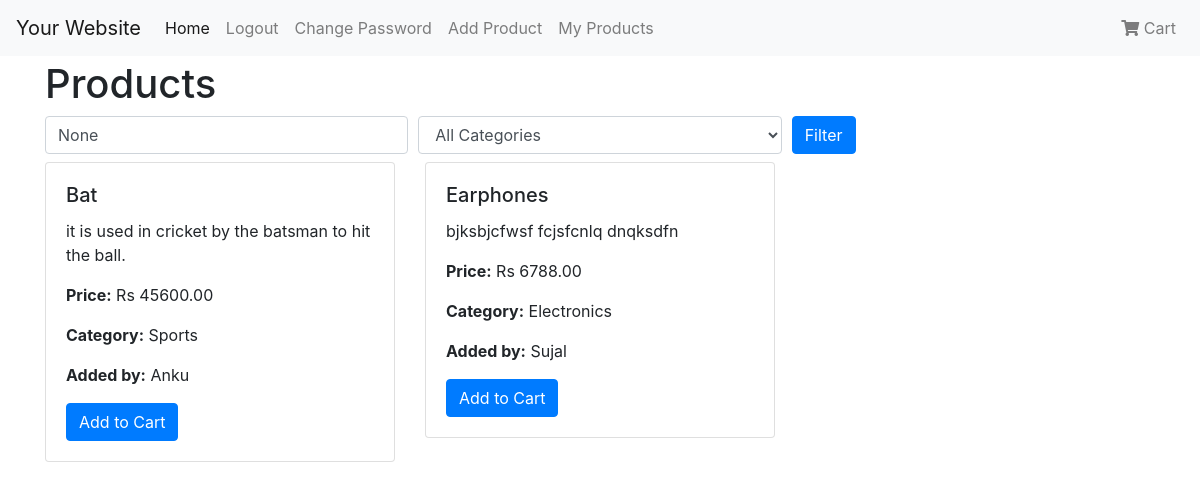
Page /home/ (signed in) on the earlier database version.
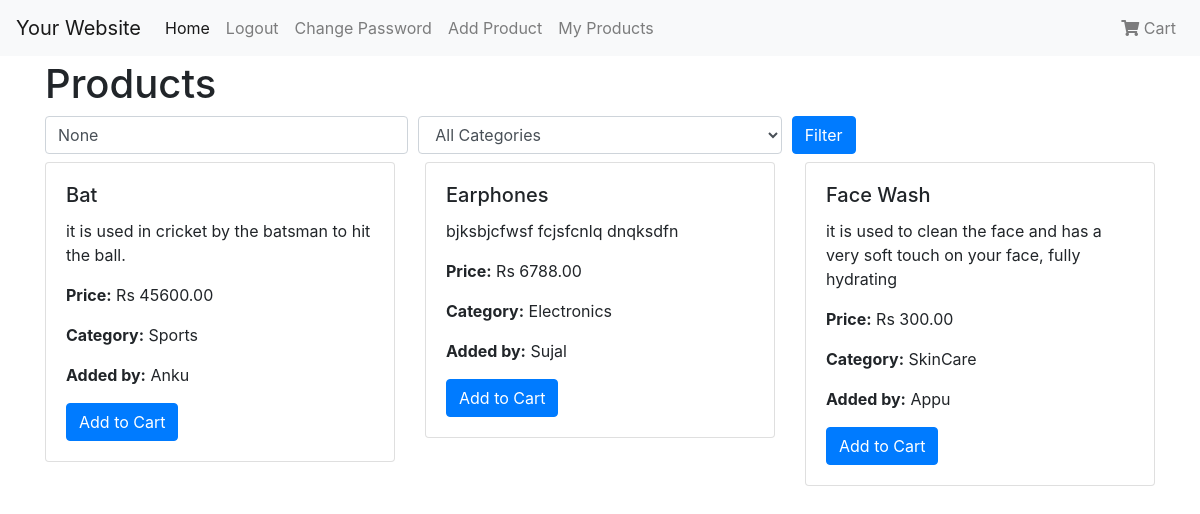
Same page on the later database version.
### account/models.py (models this page shows, shortened)
class Product(models.Model):
    name = models.CharField(max_length=100)
    category = models.ForeignKey(ProductCategory, on_delete=models.CASCADE)
    description = models.TextField()
    price = models.DecimalField(max_digits=10, decimal_places=2)
    users = models.ManyToManyField(User, related_name='products')
    created_by = models.ForeignKey(User, on_delete=models.CASCADE, null=True, related_name='created_products')

class ProductCategory(models.Model):
    name = models.CharField(max_length=100)
    users = models.ManyToManyField(User, related_name='categories')

### account/views.py (the view)
# urls.py: path('home/',views.HomePage,name ='home'),
@login_required
def HomePage(request):
    products = Product.objects.all()
    filter_form = ProductFilterForm(request.GET)
    if filter_form.is_valid():
        name = filter_form.cleaned_data.get('name')
        category = filter_form.cleaned_data.get('category')
        if name:
            products = products.filter(name__icontains=name)
        if category:
            products = products.filter(category=category)
    cart, created = Cart.objects.get_or_create(user=request.user)
    return render(request, 'home.html', {'products': products, 'filter_form': filter_form, 'cart': cart})

### account/forms.py
class ProductFilterForm(forms.Form):
    name = forms.CharField(required=False, label='Product Name')
    category = forms.ModelChoiceField(
        queryset=ProductCategory.objects.all(),
        required=False,
        label='Category'
    )

### templates/home.html (shortened to what this page needs)
<!DOCTYPE html>
<html lang="en">
<head>
    <link rel="stylesheet" href="https://cdn.jsdelivr.net/npm/bootstrap@4.3.1/dist/css/bootstrap.min.css">
    <link rel="stylesheet" href="https://cdnjs.cloudflare.com/ajax/libs/font-awesome/5.15.3/css/all.min.css">
</head>
<body>
    <nav class="navbar navbar-expand-lg navbar-light bg-light">
        <a class="navbar-brand" href="#">Your Website</a>
        <div class="collapse navbar-collapse" id="navbarSupportedContent">
            <ul class="navbar-nav mr-auto">
                <li class="nav-item active">
                    <a class="nav-link" href="{% url 'home' %}">Home <span class="sr-only">(current)</span></a>
                </li>
                <li class="nav-item">
                    <a class="nav-link" href="{% url 'logout' %}">Logout</a>
                </li>
                <li class="nav-item">
                    <a class="nav-link" href="{% url 'ChangePassword' %}">Change Password</a>
                </li>
                <li class="nav-item">
                    <a class="nav-link" href="{% url 'add_product' %}">Add Product</a>
                </li>
                <li class="nav-item">
                    <a class="nav-link" href="{% url 'user_products' %}">My Products</a>
                </li>
            </ul>
            <ul class="navbar-nav ml-auto">
                <li class="nav-item">
                    <a class="nav-link" href="{% url 'view_cart' %}">
                        <i class="fa fa-shopping-cart"></i> Cart {% if cart_item_count > 0 %}<span class="badge badge-pill badge-primary">{{ cart_item_count }}</span>{% endif %}
                    </a>
                </li>
            </ul>
        </div>
    </nav>
    <div class="container mt-1">
        <h1>Products</h1>
        <form method="GET" class="mb-2">
            <div class="form-row">
                <div class="col">
                    <input type="text" name="name" class="form-control" placeholder="Product Name" value="{{ filter_form.name.value }}">
                </div>
                <div class="col">
                    <select name="category" class="form-control">
                        <option value="">All Categories</option>
                    </select>
                </div>
                <div class="col">
                    <button type="submit" class="btn btn-primary">Filter</button>
                </div>
            </div>
        </form>
        <div class="row">
            {% for product in products %}
                <div class="col-md-4">
                    <div class="card mb-4">
                        <div class="card-body">
                            <h5 class="card-title">{{ product.name }}</h5>
                            <p class="card-text">{{ product.description }}</p>
                            <p class="card-text"><strong>Price:</strong> Rs {{ product.price }}</p>
                            <p class="card-text"><strong>Category:</strong> {{ product.category.name }}</p>
                            <p class="card-text"><strong>Added by:</strong> {{ product.created_by.username }}</p>
                            <form method="POST" action="{% url 'add_to_cart' product.id %}">
                                <button type="submit" class="btn btn-primary">Add to Cart</button>
                            </form>
                        </div>
                    </div>
                </div>
            {% empty %}
                <div class="col-md-12">
                    <p>No products are available.</p>
                </div>
            {% endfor %}
        </div>
    </div>
</body>
</html>

Differences in the rows shown:
added Product: name "Face Wash", description "it is used to clean the face and has a very soft touch on your face, fully hydrating", price "300.00", category.name "SkinCare", created_by.username "Appu"
